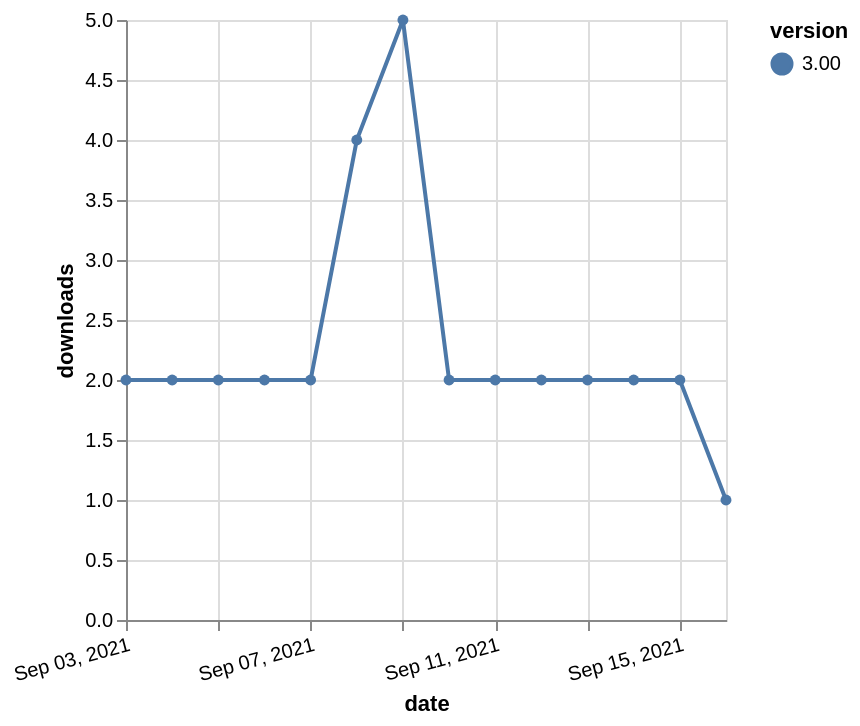

Vega-Lite specification stored for this chart:
### Vega-Lite specification from a JSON file in a GitHub repository (floating-point values rounded to 4 significant figures)
{"$schema": "https://vega.github.io/schema/vega-lite/v5.json", "description": "A simple bar chart with embedded data.", "data": {"values": [{"date": "2021-09-03", "total": 2563, "delta": 2, "version": "3.00"}, {"date": "2021-09-04", "total": 2565, "delta": 2, "version": "3.00"}, {"date": "2021-09-05", "total": 2567, "delta": 2, "version": "3.00"}, {"date": "2021-09-06", "total": 2569, "delta": 2, "version": "3.00"}, {"date": "2021-09-07", "total": 2571, "delta": 2, "version": "3.00"}, {"date": "2021-09-08", "total": 2575, "delta": 4, "version": "3.00"}, {"date": "2021-09-09", "total": 2580, "delta": 5, "version": "3.00"}, {"date": "2021-09-10", "total": 2582, "delta": 2, "version": "3.00"}, {"date": "2021-09-11", "total": 2584, "delta": 2, "version": "3.00"}, {"date": "2021-09-12", "total": 2586, "delta": 2, "version": "3.00"}, {"date": "2021-09-13", "total": 2588, "delta": 2, "version": "3.00"}, {"date": "2021-09-14", "total": 2590, "delta": 2, "version": "3.00"}, {"date": "2021-09-15", "total": 2592, "delta": 2, "version": "3.00"}, {"date": "2021-09-16", "total": 2593, "delta": 1, "version": "3.00"}]}, "width": "container", "mark": {"type": "line", "point": {"filled": true}}, "encoding": {"x": {"field": "date", "type": "temporal", "timeUnit": "yearmonthdate", "title": "date", "axis": {"labelAngle": -15}}, "y": {"field": "delta", "type": "quantitative", "title": "downloads"}, "color": {"field": "version", "type": "nominal"}, "tooltip": {"field": "delta"}}}
